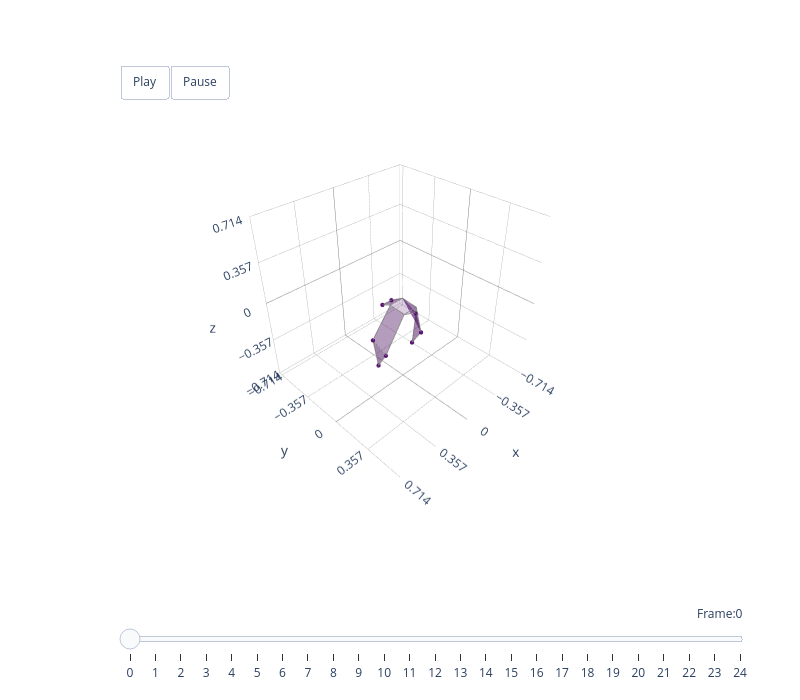

The cell this chart's notebook holds for it:
### Markdown cell above
### Full bilateral flight reconstruction

We can also reconstruct a complete flight sequence using the mean left and right scores from a hawk (Toothless, 9 m straight flight) and project it onto the species morphology.

### Code cell
# Get mean flight scores for a hawk
scores_df, _ = get_score_df(scores, unilateral_frame_info_df, size_bin=0.05)

# Negate PC07 (m-folding) for interpretability: positive = more folded
scores_df["PC07"] = -scores_df["PC07"]

_, Left_mean_scores, _, _ = get_binned_scores(
    scores_df, hawkname="Toothless", perchDist="9m", turn='Straight',
    left=True, year=2020
)
_, Right_mean_scores, _, _ = get_binned_scores(
    scores_df, hawkname="Toothless", perchDist="9m", turn='Straight',
    left=False, year=2020
)

Left_selected = Left_mean_scores.to_numpy()
Right_selected = Right_mean_scores.to_numpy()
components_list = np.arange(12)

# Reconstruct bilateral flight in target species morphology
recon_left = reconstruct(Left_selected, pc_transformed, mu_species, components_list)
recon_right = reconstruct(Right_selected, pc_transformed, mu_species, components_list)
reconstructed_full = to_bilateral(recon_right, left=recon_left)

print(f"Reconstructed flight: {reconstructed_full.shape[0]} frames")
animate_plotly(approx_bird3d, reconstructed_full[:25], colour='#540D6E')

### Figure 1 — Plotly figure (JSON) as saved in the notebook; plotly's stock layout.template omitted (floating-point values rounded to 4 significant figures)
{"data": [{"color": "#540D6E", "hoverinfo": "none", "opacity": 0.5, "type": "mesh3d", "x": [-0.2052, -0.2075, -0.2468], "y": [-0.09548, 0.000746, -0.09591], "z": [-0.5383, -0.3753, -0.2543]}, {"hoverinfo": "name", "line": {"color": "grey", "width": 1.5}, "mode": "lines", "name": "left_handwing #540D6E", "type": "scatter3d", "x": [-0.2052, -0.2075, -0.2468, -0.2052], "y": [-0.09548, 0.000746, -0.09591, -0.09548], "z": [-0.5383, -0.3753, -0.2543, -0.5383]}, {"color": "#540D6E", "hoverinfo": "none", "opacity": 0.5, "type": "mesh3d", "x": [0.1901, 0.1945, 0.2358], "y": [-0.08907, 0.004302, -0.0925], "z": [-0.5415, -0.3782, -0.2557]}, {"hoverinfo": "name", "line": {"color": "grey", "width": 1.5}, "mode": "lines", "name": "right_handwing #540D6E", "type": "scatter3d", "x": [0.1901, 0.1945, 0.2358, 0.1901], "y": [-0.08907, 0.004302, -0.0925, -0.08907], "z": [-0.5415, -0.3782, -0.2557, -0.5415]}, {"color": "#540D6E", "hoverinfo": "none", "opacity": 0.4, "type": "mesh3d", "x": [-0.2075, -0.2468, -0.065, -0.0649], "y": [0.000746, -0.09591, -0.07357, 0.07357], "z": [-0.3753, -0.2543, -0.002, -0.01289]}, {"hoverinfo": "name", "line": {"color": "grey", "width": 1.5}, "mode": "lines", "name": "left_armwing #540D6E", "type": "scatter3d", "x": [-0.2075, -0.2468, -0.065, -0.0649, -0.2075], "y": [0.000746, -0.09591, -0.07357, 0.07357, 0.000746], "z": [-0.3753, -0.2543, -0.002, -0.01289, -0.3753]}, {"color": "#540D6E", "hoverinfo": "none", "opacity": 0.4, "type": "mesh3d", "x": [0.1945, 0.2358, 0.065, 0.0649], "y": [0.004302, -0.0925, -0.07357, 0.07357], "z": [-0.3782, -0.2557, -0.002, -0.01289]}, {"hoverinfo": "name", "line": {"color": "grey", "width": 1.5}, "mode": "lines", "name": "right_armwing #540D6E", "type": "scatter3d", "x": [0.1945, 0.2358, 0.065, 0.0649, 0.1945], "y": [0.004302, -0.0925, -0.07357, 0.07357, 0.004302], "z": [-0.3782, -0.2557, -0.002, -0.01289, -0.3782]}, {"color": "#540D6E", "hoverinfo": "none", "opacity": 0.2, "type": "mesh3d", "x": [0.0649, -0.0649, -0.065, 0.065], "y": [0.07357, 0.07357, -0.07357, -0.07357], "z": [-0.01289, -0.01289, -0.002, -0.002]}, {"hoverinfo": "name", "line": {"color": "grey", "width": 1.5}, "mode": "lines", "name": "body #540D6E", "type": "scatter3d", "x": [0.0649, -0.0649, -0.065, 0.065, 0.0649], "y": [0.07357, 0.07357, -0.07357, -0.07357, 0.07357], "z": [-0.01289, -0.01289, -0.002, -0.002, -0.01289]}, {"color": "#540D6E", "hoverinfo": "none", "opacity": 0.2, "type": "mesh3d", "x": [0.0649, 0.0, -0.0649], "y": [0.07357, 0.115, 0.07357], "z": [-0.01289, -0.01289, -0.01289]}, {"hoverinfo": "name", "line": {"color": "grey", "width": 1.5}, "mode": "lines", "name": "head #540D6E", "type": "scatter3d", "x": [0.0649, 0.0, -0.0649, 0.0649], "y": [0.07357, 0.115, 0.07357, 0.07357], "z": [-0.01289, -0.01289, -0.01289, -0.01289]}, {"color": "#540D6E", "hoverinfo": "none", "opacity": 0.5, "type": "mesh3d", "x": [0.04383, -0.05216, -0.065, 0.065], "y": [-0.1841, -0.183, -0.07357, -0.07357], "z": [-0.0658, -0.0677, -0.002, -0.002]}, {"hoverinfo": "name", "line": {"color": "grey", "width": 1.5}, "mode": "lines", "name": "tail #540D6E", "type": "scatter3d", "x": [0.04383, -0.05216, -0.065, 0.065, 0.04383], "y": [-0.1841, -0.183, -0.07357, -0.07357, -0.1841], "z": [-0.0658, -0.0677, -0.002, -0.002, -0.0658]}, {"hoverinfo": "none", "marker": {"color": "#540D6E", "opacity": 1, "size": 2.5}, "mode": "markers", "type": "scatter3d", "x": [-0.2052, 0.1901, -0.2075, 0.1945, -0.2468, 0.2358, -0.05216, 0.04383], "y": [-0.09548, -0.08907, 0.000746, 0.004302, -0.09591, -0.0925, -0.183, -0.1841], "z": [-0.5383, -0.5415, -0.3753, -0.3782, -0.2543, -0.2557, -0.0677, -0.0658]}], "layout": {"height": 700, "margin": {"b": 100, "l": 50, "r": 50, "t": 100}, "scene": {"aspectmode": "cube", "aspectratio": {"x": 1, "y": 1, "z": 1}, "camera": {"eye": {"x": 1.5, "y": 1.5, "z": 1.5}, "up": {"x": 0, "y": 0, "z": 1}}, "domain": {"x": [0, 1], "y": [0.1, 1]}, "xaxis": {"backgroundcolor": "white", "dtick": 0.3571, "gridcolor": "grey", "gridwidth": 0.5, "range": [-0.7143, 0.7143], "showbackground": true, "zerolinecolor": "grey"}, "yaxis": {"backgroundcolor": "white", "dtick": 0.3571, "gridcolor": "grey", "gridwidth": 0.5, "range": [-0.7493, 0.6792], "showbackground": true, "zerolinecolor": "grey"}, "zaxis": {"backgroundcolor": "white", "dtick": 0.3571, "gridcolor": "grey", "gridwidth": 0.5, "range": [-0.7143, 0.7143], "showbackground": true, "zerolinecolor": "grey"}}, "showlegend": false, "sliders": [{"active": 0, "currentvalue": {"font": {"size": 12}, "prefix": "Frame:", "visible": true, "xanchor": "right"}, "len": 0.9, "pad": {"b": 10, "t": 50}, "steps": [{"args": [[0], {"frame": {"duration": 300, "redraw": true}, "mode": "immediate", "transition": {"duration": 300}}], "label": "0", "method": "animate"}, {"args": [[1], {"frame": {"duration": 300, "redraw": true}, "mode": "immediate", "transition": {"duration": 300}}], "label": "1", "method": "animate"}, {"args": [[2], {"frame": {"duration": 300, "redraw": true}, "mode": "immediate", "transition": {"duration": 300}}], "label": "2", "method": "animate"}, {"args": [[3], {"frame": {"duration": 300, "redraw": true}, "mode": "immediate", "transition": {"duration": 300}}], "label": "3", "method": "animate"}, {"args": [[4], {"frame": {"duration": 300, "redraw": true}, "mode": "immediate", "transition": {"duration": 300}}], "label": "4", "method": "animate"}, {"args": [[5], {"frame": {"duration": 300, "redraw": true}, "mode": "immediate", "transition": {"duration": 300}}], "label": "5", "method": "animate"}, {"args": [[6], {"frame": {"duration": 300, "redraw": true}, "mode": "immediate", "transition": {"duration": 300}}], "label": "6", "method": "animate"}, {"args": [[7], {"frame": {"duration": 300, "redraw": true}, "mode": "immediate", "transition": {"duration": 300}}], "label": "7", "method": "animate"}, {"args": [[8], {"frame": {"duration": 300, "redraw": true}, "mode": "immediate", "transition": {"duration": 300}}], "label": "8", "method": "animate"}, {"args": [[9], {"frame": {"duration": 300, "redraw": true}, "mode": "immediate", "transition": {"duration": 300}}], "label": "9", "method": "animate"}, {"args": [[10], {"frame": {"duration": 300, "redraw": true}, "mode": "immediate", "transition": {"duration": 300}}], "label": "10", "method": "animate"}, {"args": [[11], {"frame": {"duration": 300, "redraw": true}, "mode": "immediate", "transition": {"duration": 300}}], "label": "11", "method": "animate"}, {"args": [[12], {"frame": {"duration": 300, "redraw": true}, "mode": "immediate", "transition": {"duration": 300}}], "label": "12", "method": "animate"}, {"args": [[13], {"frame": {"duration": 300, "redraw": true}, "mode": "immediate", "transition": {"duration": 300}}], "label": "13", "method": "animate"}, {"args": [[14], {"frame": {"duration": 300, "redraw": true}, "mode": "immediate", "transition": {"duration": 300}}], "label": "14", "method": "animate"}, {"args": [[15], {"frame": {"duration": 300, "redraw": true}, "mode": "immediate", "transition": {"duration": 300}}], "label": "15", "method": "animate"}, {"args": [[16], {"frame": {"duration": 300, "redraw": true}, "mode": "immediate", "transition": {"duration": 300}}], "label": "16", "method": "animate"}, {"args": [[17], {"frame": {"duration": 300, "redraw": true}, "mode": "immediate", "transition": {"duration": 300}}], "label": "17", "method": "animate"}, {"args": [[18], {"frame": {"duration": 300, "redraw": true}, "mode": "immediate", "transition": {"duration": 300}}], "label": "18", "method": "animate"}, {"args": [[19], {"frame": {"duration": 300, "redraw": true}, "mode": "immediate", "transition": {"duration": 300}}], "label": "19", "method": "animate"}, {"args": [[20], {"frame": {"duration": 300, "redraw": true}, "mode": "immediate", "transition": {"duration": 300}}], "label": "20", "method": "animate"}, {"args": [[21], {"frame": {"duration": 300, "redraw": true}, "mode": "immediate", "transition": {"duration": 300}}], "label": "21", "method": "animate"}, {"args": [[22], {"frame": {"duration": 300, "redraw": true}, "mode": "immediate", "transition": {"duration": 300}}], "label": "22", "method": "animate"}, {"args": [[23], {"frame": {"duration": 300, "redraw": true}, "mode": "immediate", "transition": {"duration": 300}}], "label": "23", "method": "animate"}, {"args": [[24], {"frame": {"duration": 300, "redraw": true}, "mode": "immediate", "transition": {"duration": 300}}], "label": "24", "method": "animate"}], "transition": {"duration": 300, "easing": "cubic-in-out"}, "x": 0.1, "xanchor": "left", "y": 0, "yanchor": "top"}], "updatemenus": [{"buttons": [{"args": [null, {"frame": {"duration": 100, "redraw": true}, "mode": "immediate"}], "label": "Play", "method": "animate"}, {"args": [[null], {"frame": {"duration": 0, "redraw": true}, "mode": "immediate"}], "label": "Pause", "method": "animate"}], "direction": "left", "pad": {"r": 10, "t": 10}, "showactive": false, "type": "buttons", "x": 0.1, "xanchor": "left", "y": 1.1, "yanchor": "top"}], "width": 800}}
